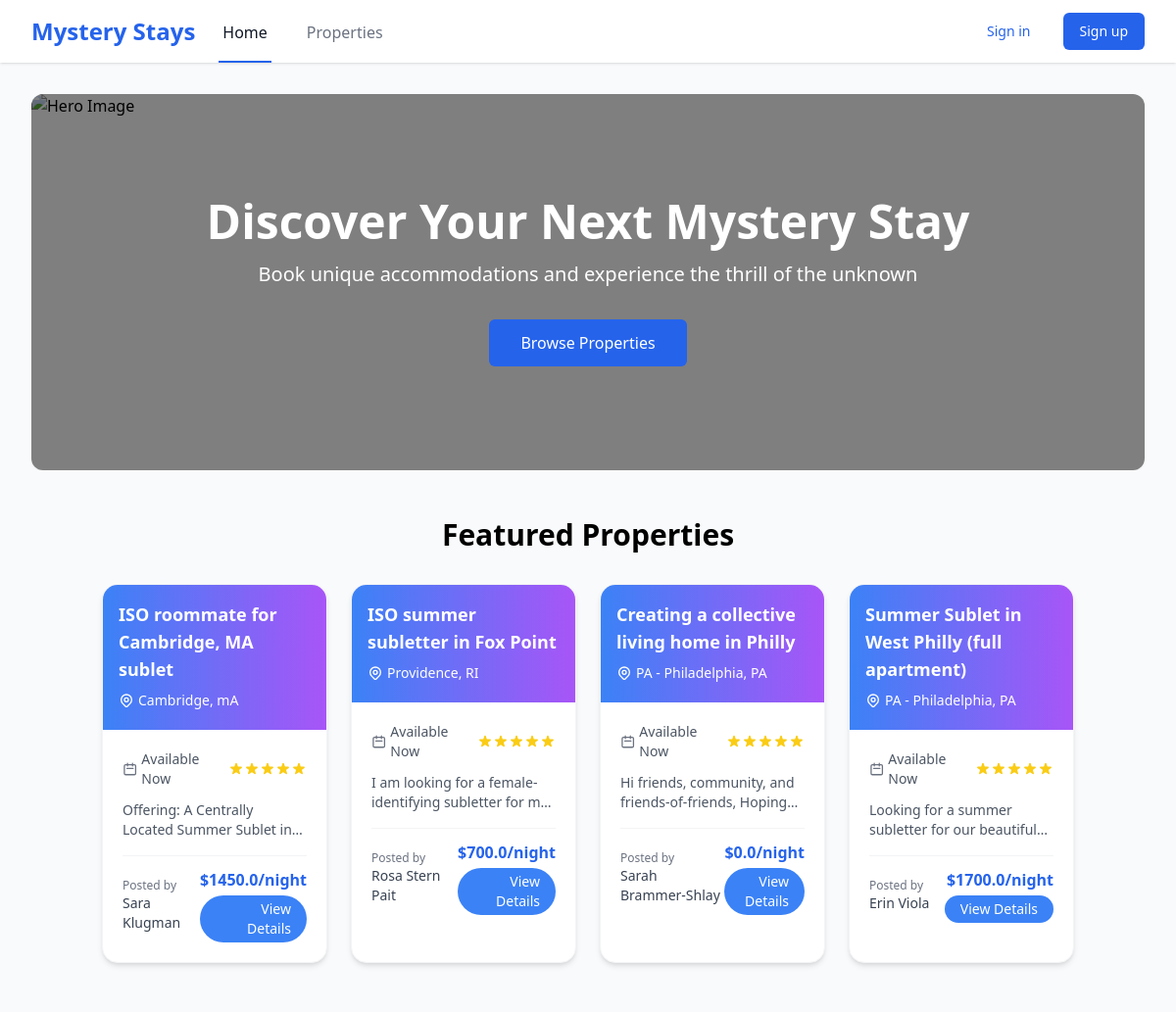
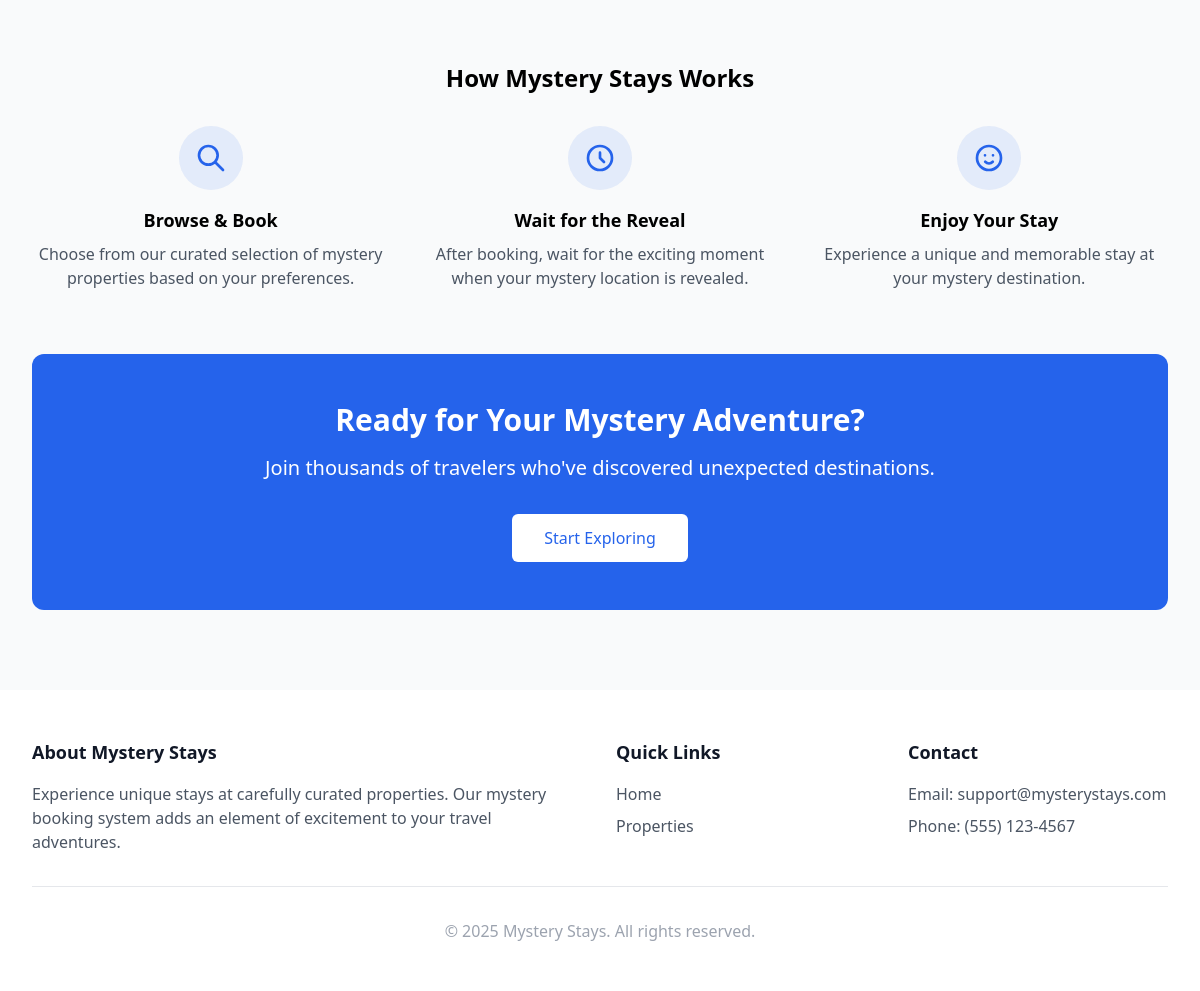
The page / on the database its author committed (2 pictures, top to bottom).
### listings/models.py (models this page shows, shortened)
class Property(models.Model):
    PROPERTY_TYPE_CHOICES = (
        ('APARTMENT', 'Apartment'),
        ('HOUSE', 'House'),
        ('CONDO', 'Condo'),
        ('TOWNHOUSE', 'Townhouse'),
    )
    SOURCE_CHOICES = (
        ('AIRBNB', 'Airbnb'),
        ('OTHER', 'Other'),
    )
    listing_id = models.CharField(max_length=50, unique=True, blank=True, null=True)  # Added for scraper
    title = models.CharField(max_length=255)
    description = models.TextField(blank=True, null=True)
    landlord = models.ForeignKey(Landlord, on_delete=models.SET_NULL, null=True, blank=True)
    location = models.ForeignKey(Location, on_delete=models.CASCADE)
    property_type = models.CharField(max_length=50, choices=PROPERTY_TYPE_CHOICES, default='APARTMENT')
    bedrooms = models.PositiveIntegerField(default=1)
    bathrooms = models.PositiveIntegerField(default=1)
    rent_amount = models.FloatField()
    rating = models.FloatField(blank=True, null=True)
    is_available = models.BooleanField(default=True)
    source = models.CharField(max_length=50, choices=SOURCE_CHOICES, default='AIRBNB')
    voucher_types = models.ManyToManyField(VoucherType, blank=True)
    date_posted = models.DateTimeField(auto_now_add=True)
    created_at = models.DateTimeField(auto_now_add=True)
    updated_at = models.DateTimeField(auto_now=True)
    is_outdated = models.BooleanField(default=False)

class Location(models.Model):
    address = models.CharField(max_length=255, blank=True, null=True)
    city = models.CharField(max_length=100)
    state = models.CharField(max_length=100)
    country = models.CharField(max_length=100)
    zip_code = models.CharField(max_length=20, blank=True, null=True)

class Landlord(models.Model):
    name = models.CharField(max_length=100)
    email = models.EmailField(blank=True, null=True)
    phone = models.CharField(max_length=20, blank=True, null=True)
    voucher_friendly = models.BooleanField(default=False)
    created_at = models.DateTimeField(auto_now_add=True)
    updated_at = models.DateTimeField(auto_now=True)

### listings/views.py (the view)
# urls.py: path('', index, name='index'),
def index(request):
    featured_properties = Property.objects.filter(
        is_available=True
    ).select_related(
        'location'
    ).prefetch_related(
        'images'
    ).order_by(
        '-rating',  # Higher rated properties first
        '-created_at'  # Then newer properties
    ).distinct()[:4]  # Get only 4 properties
    return render(request, 'listings/index.html', {
        'featured_properties': featured_properties
    })

### listings/templates/listings/index.html (shortened to what this page needs)
{% extends "listings/base.html" %}
{% block page_content %}
<section class="bg-white rounded-xl shadow-sm overflow-hidden">
    <div class="relative">
        <img src="https://images.unsplash.com/photo-1564013799919-ab600027ffc6?auto=format&fit=crop&q=80" alt="Hero Image" class="w-full h-96 object-cover">
        <div class="absolute inset-0 bg-black bg-opacity-50 flex items-center justify-center">
            <div class="text-center text-white px-4">
                <h1 class="text-4xl md:text-5xl font-bold mb-4">Discover Your Next Mystery Stay</h1>
                <p class="text-xl mb-8">Book unique accommodations and experience the thrill of the unknown</p>
                <a href="{% url 'property_list' %}" class="inline-block bg-primary text-white px-8 py-3 rounded-md hover:bg-primary-dark transition-colors">
                    Browse Properties
                </a>
            </div>
        </div>
    </div>
</section>
<section class="py-12 bg-gray-50">
    <div class="container mx-auto px-4">
        <h2 class="text-3xl font-bold mb-8 text-center">Featured Properties</h2>
        <div class="grid grid-cols-1 md:grid-cols-2 lg:grid-cols-4 gap-6">
            {% for property in featured_properties %}
                <div class="bg-white rounded-2xl shadow-md overflow-hidden border border-gray-100 hover:shadow-lg transition-all duration-300 transform hover:-translate-y-1">
                    <div class="bg-gradient-to-r from-blue-500 to-purple-500 p-4 text-white">
                        <h3 class="font-bold text-lg">{{ property.title }}</h3>
                        <div class="flex items-center mt-2 mb-1">
                            <span class="text-sm">{{ property.location.city }}, {{ property.location.state }}</span>
                        </div>
                    </div>
                    <div class="p-5 relative">
                        <div class="flex items-center mb-3">
                            <svg class="w-4 h-4 mr-1 text-gray-500" fill="none" stroke="currentColor" viewBox="0 0 24 24">
                                <path stroke-linecap="round" stroke-linejoin="round" stroke-width="2" d="M8 7V3m8 4V3m-9 8h10M5 21h14a2 2 0 002-2V7a2 2 0 00-2-2H5a2 2 0 00-2 2v12a2 2 0 002 2z"></path>
                            </svg>
                            <span class="text-sm text-gray-600">Available Now</span>
                            <div class="ml-auto flex">
                            </div>
                        </div>
                        <p class="text-gray-600 text-sm mb-4 line-clamp-2">{{ property.description }}</p>
                        <div class="flex justify-between items-center pt-3 border-t border-gray-100">
                            <div>
                                <div class="text-xs text-gray-500">Posted by</div>
                                <div class="flex items-center">
                                    <span class="font-medium text-sm text-gray-700">{{ property.landlord.name }}</span>
                                </div>
                            </div>
                            <div class="text-right">
                                <div class="font-bold text-blue-600">${{ property.rent_amount }}/night</div>
                                <a href="{% url 'property_detail' property.pk %}"
                                   class="mt-1 inline-block bg-blue-500 hover:bg-blue-600 text-white py-1 px-4 rounded-full text-sm transition-colors duration-200">
                                    View Details
                                </a>
                            </div>
                        </div>
                    </div>
                </div>
            {% endfor %}
        </div>
    </div>
</section>
<section class="mt-16">
    <h2 class="text-2xl font-bold mb-8 text-center">How Mystery Stays Works</h2>
    <div class="grid grid-cols-1 md:grid-cols-3 gap-8">
        <div class="text-center">
            <div class="w-16 h-16 bg-primary bg-opacity-10 rounded-full flex items-center justify-center mx-auto mb-4">
                <svg class="w-8 h-8 text-primary" fill="none" stroke="currentColor" viewBox="0 0 24 24">
                    <path stroke-linecap="round" stroke-linejoin="round" stroke-width="2" d="M21 21l-6-6m2-5a7 7 0 11-14 0 7 7 0 0114 0z"></path>
                </svg>
            </div>
            <h3 class="text-lg font-semibold mb-2">Browse & Book</h3>
            <p class="text-gray-600">Choose from our curated selection of mystery properties based on your preferences.</p>
        </div>
        <div class="text-center">
            <div class="w-16 h-16 bg-primary bg-opacity-10 rounded-full flex items-center justify-center mx-auto mb-4">
                <svg class="w-8 h-8 text-primary" fill="none" stroke="currentColor" viewBox="0 0 24 24">
                    <path stroke-linecap="round" stroke-linejoin="round" stroke-width="2" d="M12 8v4l3 3m6-3a9 9 0 11-18 0 9 9 0 0118 0z"></path>
                </svg>
            </div>
            <h3 class="text-lg font-semibold mb-2">Wait for the Reveal</h3>
            <p class="text-gray-600">After booking, wait for the exciting moment when your mystery location is revealed.</p>
        </div>
        <div class="text-center">
            <div class="w-16 h-16 bg-primary bg-opacity-10 rounded-full flex items-center justify-center mx-auto mb-4">
                <svg class="w-8 h-8 text-primary" fill="none" stroke="currentColor" viewBox="0 0 24 24">
                    <path stroke-linecap="round" stroke-linejoin="round" stroke-width="2" d="M14.828 14.828a4 4 0 01-5.656 0M9 10h.01M15 10h.01M21 12a9 9 0 11-18 0 9 9 0 0118 0z"></path>
                </svg>
            </div>
            <h3 class="text-lg font-semibold mb-2">Enjoy Your Stay</h3>
            <p class="text-gray-600">Experience a unique and memorable stay at your mystery destination.</p>
        </div>
    </div>
</section>
<section class="mt-16 bg-primary rounded-xl text-white p-12 text-center">
    <h2 class="text-3xl font-bold mb-4">Ready for Your Mystery Adventure?</h2>
    <p class="text-xl mb-8">Join thousands of travelers who've discovered unexpected destinations.</p>
    <a href="{% url 'property_list' %}" class="inline-block bg-white text-primary px-8 py-3 rounded-md hover:bg-gray-100 transition-colors">
        Start Exploring
    </a>
</section>
{% endblock %}

### rows shown on the page
Property: title "ISO roommate for Cambridge, MA sublet", location.city "Cambridge", location.state "mA", description "Offering: A Centrally Located Summer Sublet…", landlord.name "Sara Klugman", rent_amount "1450.0"
Property: title "ISO summer subletter in Fox Point", location.city "Providence", location.state "RI", description "I am looking for a female-identifying subletter for…", landlord.name "Rosa Stern Pait", rent_amount "700.0"
Property: title "Creating a collective living home in Philly", location.city "PA - Philadelphia", location.state "PA", description "Hi friends, community, and friends-of-friends,…", landlord.name "Sarah Brammer-Shlay", rent_amount "0.0"
Property: title "Summer Sublet in West Philly (full apartment)", location.city "PA - Philadelphia", location.state "PA", description "Looking for a summer subletter for our…", landlord.name "Erin Viola", rent_amount "1700.0"
